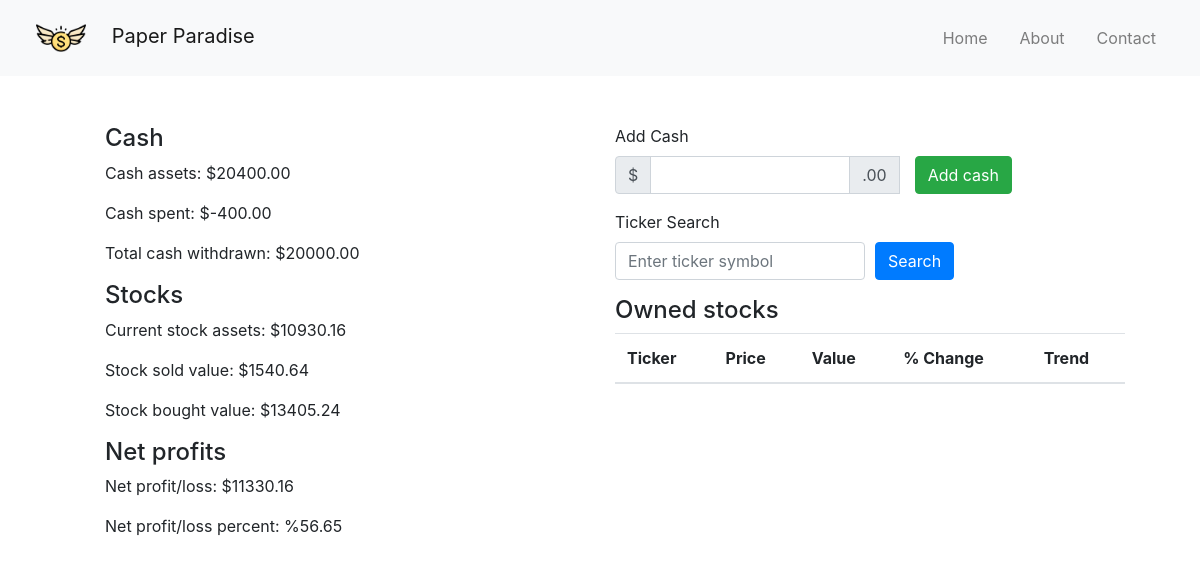
The app's page /investments/ (signed in), older data.
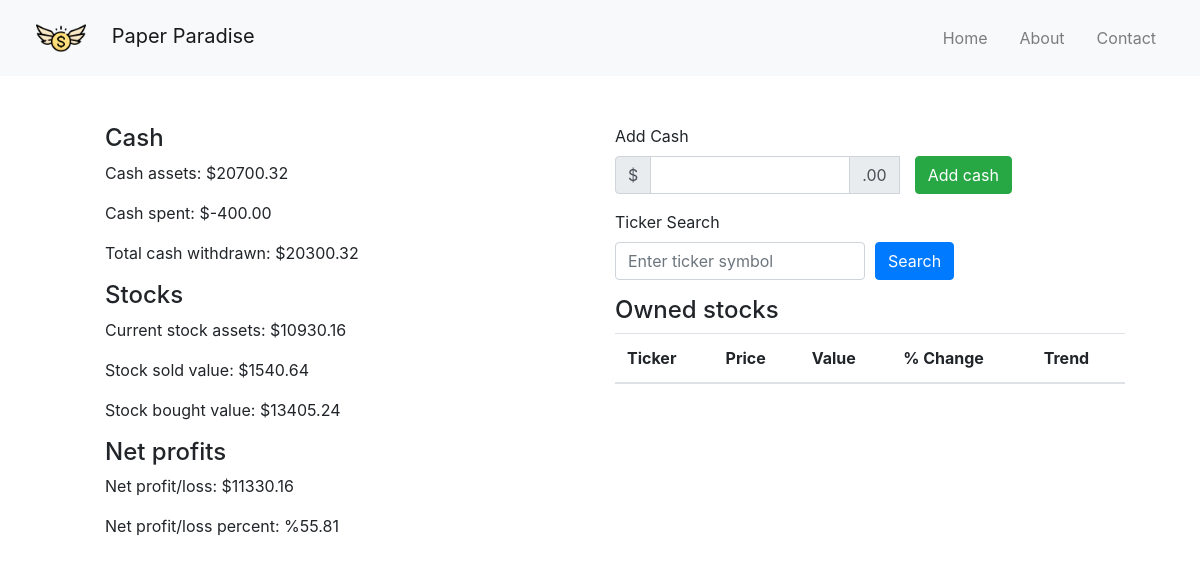
The same page, newer data.
### investments/models.py (models this page shows)
class CashAssets(models.Model):
    user = models.ForeignKey(User, on_delete=models.CASCADE)
    cash_amount = models.DecimalField(max_digits=99, decimal_places=2, default=0)
    total_cash_withdrawn = models.DecimalField(max_digits=99, decimal_places=2, default=0)

### investments/views.py (the view, shortened to what this page needs)
# urls.py: path("investments/", views.investments_view, name = "investments"),
def investments_view(request):
    cash_amount, total_spent, total_cash_withdrawn, stock_assets_value,stock_bought_value, stock_sold_value, net_profit_loss, net_percent = get_cash_stats(request.user)
    context = {
        "cash_amount": cash_amount,
        "total_spent": total_spent,
        "total_cash_withdrawn": total_cash_withdrawn,
        "stock_assets_value": stock_assets_value,
        "stock_bought_value": stock_bought_value,
        "stock_sold_value": stock_sold_value,
        "net_profit_loss": net_profit_loss,
        "net_percent": net_percent,
        }
    return render(request, "investments.html", context)

### investments/templates/investments.html (shortened to what this page needs)
{% extends "base.html" %} {% block title %} Home {% endblock %}
{% block content %}
<div class="container mt-5">
    <div class="col">
        <div class="row">
            <div class="col">
                <div class="container">
                    <div class="col">
                        <div class="container">
                            <div class="row">
                                <h4>Cash</h4>
                            </div>
                        </div>
                        <p>Cash assets: ${{cash_amount}}</p>
                        <p>Cash spent: ${{total_spent}}</p>
                        <p>Total cash withdrawn: ${{total_cash_withdrawn}}</p>
                        <h4>Stocks</h4>
                        <p>Current stock assets: ${{stock_assets_value}}</p>
                        <p>Stock sold value: ${{stock_sold_value}}</p>
                        <p>Stock bought value: ${{stock_bought_value}}</p>
                        <h4>Net profits</h4>
                        <p>Net profit/loss: ${{net_profit_loss}}</p>
                        <p>Net profit/loss percent: %{{net_percent}}</p>
                    </div>
                </div>
            </div>
            <div class="col">
                <form method="post" action="{% url 'investments' %}">
                    <div class="form-group">
                        <label for="cash-insert">Add Cash</label>
                        <div class="input-group mb-3">
                            <div class="input-group-prepend">
                                <span class="input-group-text">$</span>
                            </div>
                            <input name="add_cash" type="text" class="form-control" maxlength="16">
                            <div class="input-group-append">
                                <span class="input-group-text">.00</span>
                            </div>
                            <div class="col">
                                <button type="submit" class="btn btn-success">Add cash</button>
                            </div>
                        </div>
                    </div>
                </form>
                <form method="post" action="{% url 'investments' %}">
                    <div class="form-group">
                        <label for="ticker">Ticker Search</label>
                        <div class="form-row">
                            <div class="col">
                                <input type="text" class="form-control" name="search_ticker"
                                    placeholder="Enter ticker symbol">
                            </div>
                            <div class="col">
                                <button type="submit" class="btn btn-primary">Search</button>
                            </div>
                        </div>
                    </div>
                </form>
                <h4>Owned stocks</h4>
                <table class="table">
                    <thead>
                        <tr>
                            <th scope="col">Ticker</th>
                            <th scope="col">Price</th>
                            <th scope="col">Value</th>
                            <th scope="col">% Change</th>
                            <th scope="col">Trend</th>
                        </tr>
                    </thead>
            </div>
        </div>
    </div>
</div>
{% endblock %}

Row changes from the older to the newer data that the page shows:
changed CashAssets: cash_amount "20400.00" → "20700.32"; total_cash_withdrawn "20000.00" → "20300.32"
Text that changed along with them:
{{ net_percent }}: "56.65" → "55.81"
